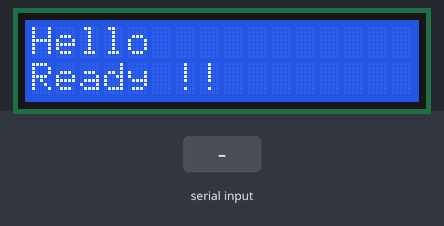
Recording of a sketch running on a simulated Arduino Uno, built with avr-gcc and run on an emulated ATmega328P. On the bench: 16×2 character LCD. The test bench sets the inputs (shaded band).

Above: at 1.2 s.
1.3 s: "1" received over Serial
At 2.9 s:
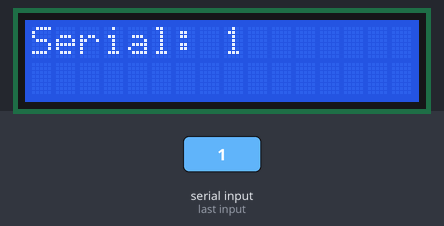
3.8 s: "0" received over Serial
At 4.6 s:
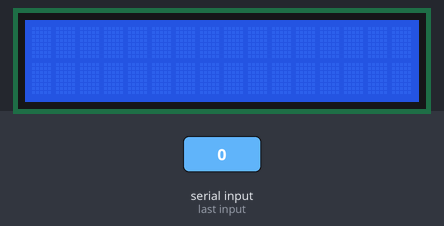
6.3 s: "clear" received over Serial
At 7.9 s:
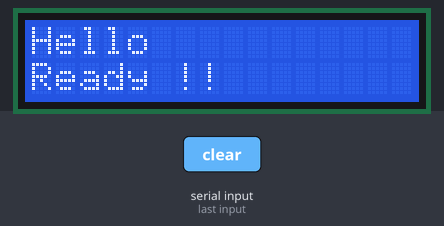
Timing chart, 0 to 9.4 s (numbered marks = the images above; inputs shaded):
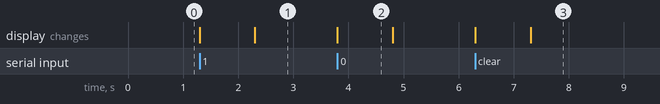

The sketch:

LCDSerial.ino
```cpp
#include <LiquidCrystal.h>

const int rs = 12, en = 11, d4 = 5, d5 = 4, d6 = 3, d7 = 2;
LiquidCrystal LCD(rs, en, d4, d5, d6, d7);

String serial;

void setup() {
  Serial.begin(115200);
  LCD.begin(16, 2);

  LCD.print("Hello");
  LCD.setCursor(0, 1);
  LCD.print("Ready !!");
}

void loop() {
  if (Serial.available() > 0) {
    LCD.clear();
    serial = Serial.readString();
  }
  if (serial != NULL) {
    if (serial == "clear") {
      LCD.clear();
      LCD.print("Hello");
      LCD.setCursor(0, 1);
      LCD.print("Ready !!");
      serial.remove(0);
      return;
    }
    LCD.print("Serial: ");
    LCD.setCursor(0, 0);
    if (serial.length() < 9) {
      LCD.setCursor(8, 0);
      LCD.print(serial);
    } else if (serial.length() < 16) {
      LCD.setCursor(0, 1);
      LCD.print(serial);
    } else if (serial.length() < 33) {
      LCD.clear();
      LCD.setCursor(0, 0);
      LCD.print(serial.substring(0, 16));
      LCD.setCursor(0, 1);
      LCD.print(serial.substring(16));
    } else {
      LCD.clear();
      LCD.setCursor(0, 0);
      LCD.print("ERROR !!*************");
      LCD.setCursor(0, 1);
      LCD.print("Text too long");
    }
    serial.remove(0);
  }

}
```

Measured:
- after the input at 1.3 s, the display: first changes at once (image 1 shows a later state)
- after the input at 3.8 s, the display: changes at once (image 2)
- after the input at 6.3 s, the display: first changes at once (image 3 shows a later state)
- what the display in image 2 shows lasts 1.0 s, from 3.8 s to 4.8 s
